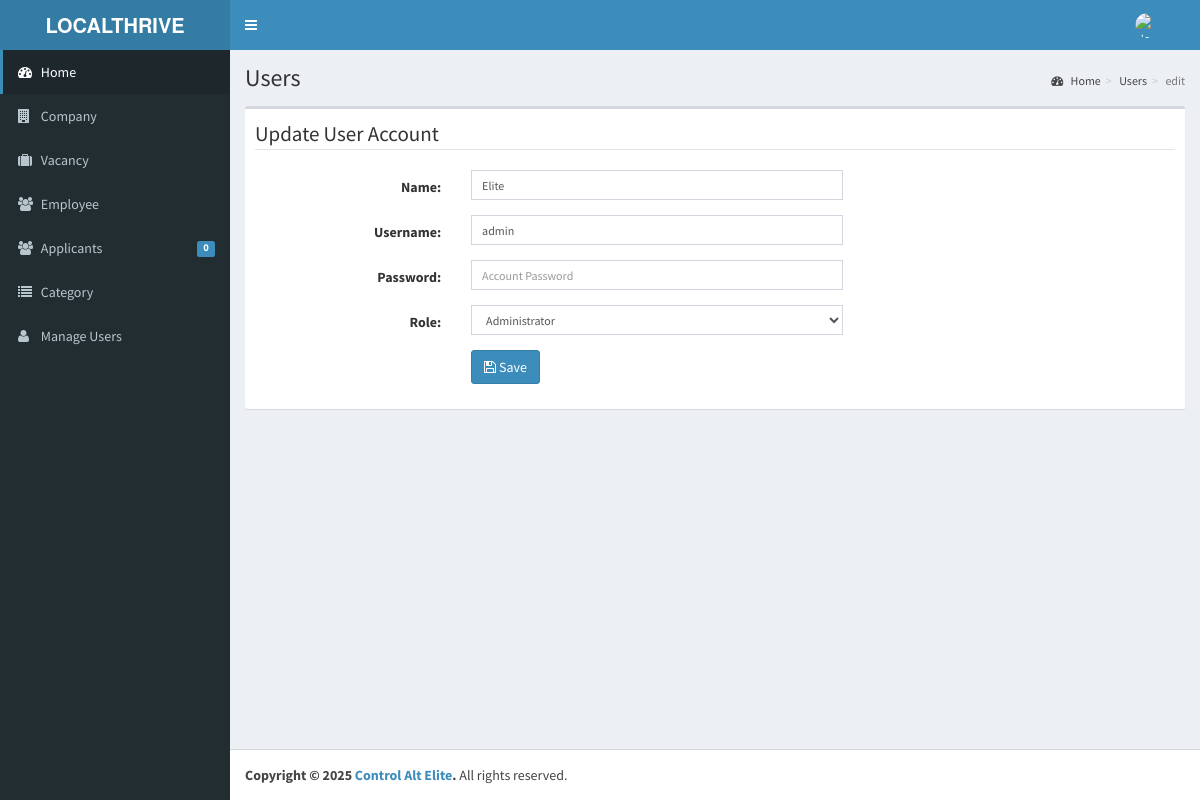
Page /admin/user/index.php?view=edit&id=00018 (signed in) on the committed database.
### tables this page shows
CREATE TABLE `tblusers` (
  `USERID` varchar(30) NOT NULL,
  `FULLNAME` varchar(40) NOT NULL,
  `USERNAME` varchar(90) NOT NULL,
  `PASS` varchar(90) NOT NULL,
  `ROLE` varchar(30) NOT NULL,
  `PICLOCATION` varchar(255) DEFAULT NULL
);

### admin/user/index.php (called while the page is built, shortened)
<?php
require_once ("../theme/templates.php");
?>

### include/database.php (called while the page is built, shortened)
<?php
class Database {
	var $sql_string = '';
	private $conn;
	public function open_connection() {
		$this->conn = mysqli_connect(server,user,pass);
		if(!$this->conn){
			echo "Problem in database connection! Contact administrator!";
			exit();
		}else{
			$db_select = mysqli_select_db($this->conn,database_name);
		}
	}
	function setQuery($sql='') {
		$this->sql_string=$sql;
	}
	function executeQuery() {
		$result = mysqli_query($this->conn,$this->sql_string);
		return $result;
	}
	private function confirm_query($result) {
		return $result;
	}
	function loadSingleResult() {
		$cur = $this->executeQuery();
		while ($row = mysqli_fetch_object($cur)) {
		return $data = $row;
		}
	}
}
$mydb = new Database();
?>

### include/accounts.php (called while the page is built, shortened)
<?php
require_once(LIB_PATH.DS.'database.php');
class User {
	protected static  $tblname = "tblusers";
	function single_user($id=""){
			global $mydb;
			$mydb->setQuery("SELECT * FROM ".self::$tblname."
				Where USERID= '{$id}' LIMIT 1");
			$cur = $mydb->loadSingleResult();
			return $cur;
	}
}
?>

### admin/user/edit.php (the view, shortened to what this page needs)
<?php
  @$USERID = $_GET['id'];
  $user = New User();
  $singleuser = $user->single_user($USERID);
?>
 <form class="form-horizontal span6" action="controller.php?action=edit" method="POST">
          <fieldset>
            <legend> Update User Account</legend>
                  <div class="form-group">
                    <div class="col-md-8">
                      <label class="col-md-4 control-label" for=
                      "U_NAME">Name:</label>
                      <div class="col-md-8">
                         <input class="form-control input-sm" id="U_NAME" name="U_NAME" placeholder=
                            "Account Name" type="text" value="<?php echo $singleuser->FULLNAME; ?>">
                      </div>
                    </div>
                  </div>
                  <div class="form-group">
                    <div class="col-md-8">
                      <label class="col-md-4 control-label" for=
                      "U_USERNAME">Username:</label>
                      <div class="col-md-8">
                         <input class="form-control input-sm" id="U_USERNAME" name="U_USERNAME" placeholder=
                            "Email Address" type="text" value="<?php echo $singleuser->USERNAME; ?>">
                      </div>
                    </div>
                  </div>
                  <div class="form-group">
                    <div class="col-md-8">
                      <label class="col-md-4 control-label" for=
                      "U_PASS">Password:</label>
                      <div class="col-md-8">
                         <input class="form-control input-sm" id="U_PASS" name="U_PASS" placeholder=
                            "Account Password" type="Password" value="" required>
                      </div>
                    </div>
                  </div>
                  <div class="form-group">
                    <div class="col-md-8">
                      <label class="col-md-4 control-label" for=
                      "U_ROLE">Role:</label>
                      <div class="col-md-8">
                       <select class="form-control input-sm" name="U_ROLE" id="U_ROLE">
                          <option value="Administrator"  <?php echo ($singleuser->ROLE=='Administrator') ? 'selected="true"': '' ; ?>>Administrator</option>
                        </select>
                      </div>
                    </div>
                  </div>
             <div class="form-group">
                    <div class="col-md-8">
                      <label class="col-md-4 control-label" for=
                      "idno"></label>
                      <div class="col-md-8">
                         <button class="btn btn-primary " name="save" type="submit" ><span class="fa fa-save fw-fa"></span> Save</button>
                      </div>
                    </div>
                  </div>
          </fieldset>
        </form>
        </div>

### rows in the picture
tblusers: U_NAME "Elite", U_USERNAME "admin", U_ROLE "Administrator"

### other values in the picture
$pending->APPL "0"
$title "Users"
$_GET['view'] "edit"
